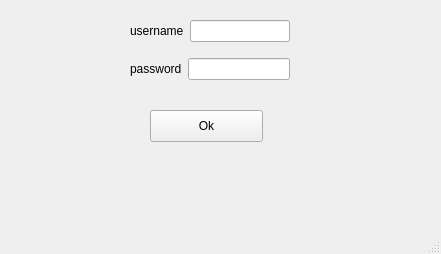
<?xml version="1.0" encoding="UTF-8"?>
<ui version="4.0">
 <class>MainWindow</class>
 <widget class="QMainWindow" name="MainWindow">
  <property name="geometry">
   <rect>
    <x>0</x>
    <y>0</y>
    <width>441</width>
    <height>254</height>
   </rect>
  </property>
  <property name="windowTitle">
   <string>MainWindow</string>
  </property>
  <widget class="QWidget" name="centralwidget">
   <widget class="QWidget" name="verticalLayoutWidget">
    <property name="geometry">
     <rect>
      <x>130</x>
      <y>10</y>
      <width>160</width>
      <height>80</height>
     </rect>
    </property>
    <layout class="QVBoxLayout" name="verticalLayout">
     <item>
      <layout class="QHBoxLayout" name="horizontalLayout">
       <item>
        <widget class="QLabel" name="label">
         <property name="text">
          <string>username</string>
         </property>
        </widget>
       </item>
       <item>
        <widget class="QLineEdit" name="lineEdit"/>
       </item>
      </layout>
     </item>
     <item>
      <layout class="QHBoxLayout" name="horizontalLayout_2">
       <item>
        <widget class="QLabel" name="label_2">
         <property name="text">
          <string>password</string>
         </property>
        </widget>
       </item>
       <item>
        <widget class="QLineEdit" name="lineEdit_2">
         <property name="echoMode">
          <enum>QLineEdit::Password</enum>
         </property>
        </widget>
       </item>
      </layout>
     </item>
    </layout>
   </widget>
   <widget class="QPushButton" name="pushButton">
    <property name="geometry">
     <rect>
      <x>150</x>
      <y>110</y>
      <width>113</width>
      <height>32</height>
     </rect>
    </property>
    <property name="text">
     <string>Ok</string>
    </property>
   </widget>
  </widget>
  <widget class="QMenuBar" name="menubar">
   <property name="geometry">
    <rect>
     <x>0</x>
     <y>0</y>
     <width>441</width>
     <height>24</height>
    </rect>
   </property>
  </widget>
  <widget class="QStatusBar" name="statusbar"/>
 </widget>
 <resources/>
 <connections/>
</ui>
